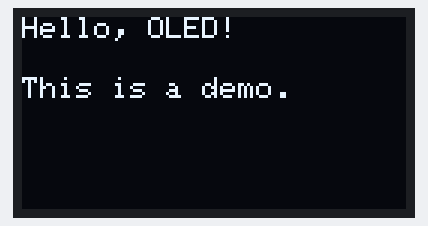
A sketch run on a simulated Arduino Uno, built with avr-gcc and run on an emulated ATmega328P. Shown: 128×64 one-colour display.

Above: at 0.1 s.

The sketch:

233.ino
```cpp
#include <Wire.h>
#include <Adafruit_GFX.h>
#include <Adafruit_SSD1306.h>

// Define the OLED display dimensions
#define SCREEN_WIDTH 128
#define SCREEN_HEIGHT 64

// Create an instance of the display
Adafruit_SSD1306 display(SCREEN_WIDTH, SCREEN_HEIGHT, &Wire, -1); // Adjust the last parameter if using a reset pin

void setup() {
  // Initialize the display
  display.begin(SSD1306_I2C_ADDRESS, 0x3C); // Change the address if needed
  display.clearDisplay(); // Clear the display buffer

  // Set text size and color
  display.setTextSize(1); // Change this for different text sizes
  display.setTextColor(WHITE); // Set text color to white

  // Print text to the display
  display.setCursor(0, 0); // Set cursor to top-left corner
  display.print("Hello, OLED!");

  // You can add more text below
  display.setCursor(0, 20);
  display.print("This is a demo.");

  // Update the display to show the text
  display.display();
}

void loop() {
  // Nothing to do here; text is static
}
```
